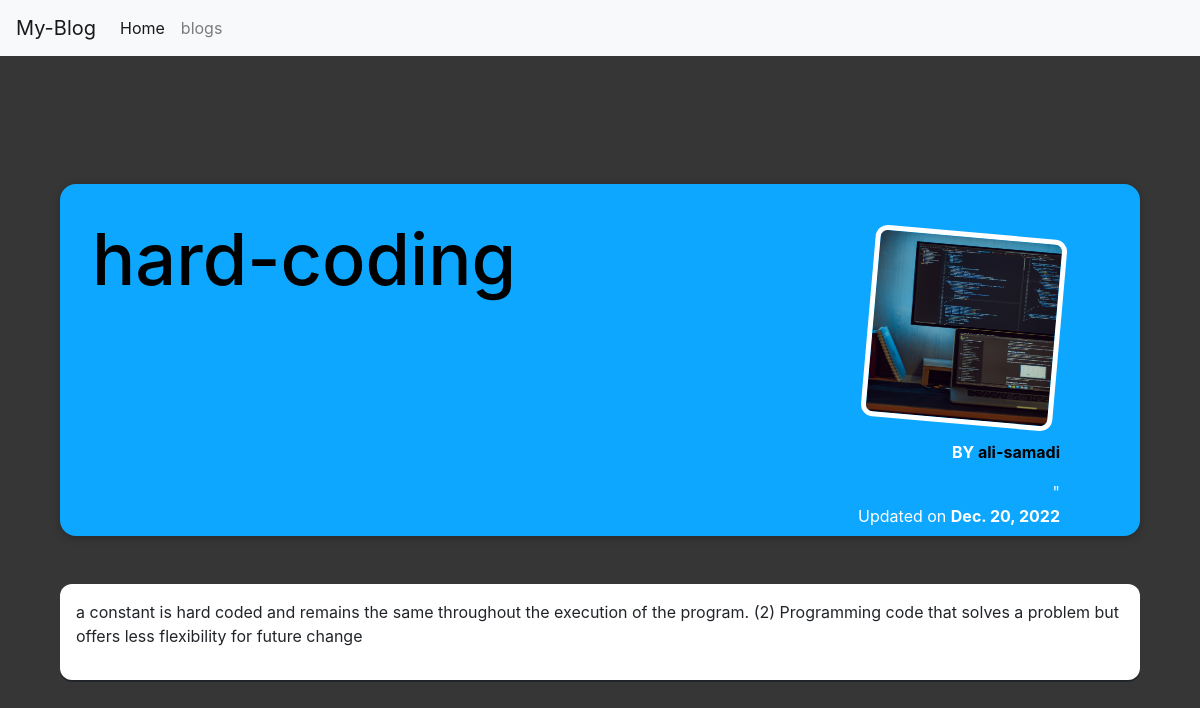
Screenshot of /posts/hard-coding with the database file from the repository.
### blog/models.py (models this page shows, shortened)
class post(models.Model):
    title = models.CharField(max_length=100)
    date = models.DateField(auto_now_add=True)
    images = models.ImageField(upload_to="blog/static/images")
    slug = models.SlugField(default="",null=False,db_index=True,blank=True)
    content = models.TextField()
    author_post = models.ForeignKey(Author,null=True,on_delete=models.CASCADE)
    tag = models.ManyToManyField(tag)
    class Meta:
        verbose_name = 'post-descriptions'

class Author(models.Model):
    first_name = models.CharField(max_length=100)
    last_name = models.CharField(max_length=100)
    email = models.CharField(max_length=100)
    def __str__(self):
        return f"{self.first_name}-{self.last_name}"

### blog/views.py (the view)
# urls.py: path("posts/<slug:slug>",views.full_post, name = "full-post")
def full_post(request,slug):
    identified =post.objects.get(slug=slug)
    try:
        return render(request,"blog/post_detail.html",{
       "match": identified
})
    except ValueError() :
        return  render(request,"404.html")

### blog/templates/blog/post_detail.html (shortened to what this page needs)
{% extends "core.html"%}
{% load static %}
{%block css_files %}
  <link rel="stylesheet" href= "/static/post.css"/>
  <link rel="stylesheet" href="/static/full_post.css">
{%endblock%}
{%block core_body%}
  <section id="summary">
    <h2>{{match.slug}}</h2>
    <article>
      <img src="{{match.images.url}}" alt="{{match.title}}"/>
      <address> BY <a href = "mailto:{{match.author_post.email}}">{{match.author_post}}</a></address>"
      <div> Updated on <time>{{match.date}}</time> </div>
    </article>
  </section>
  <main>
    <p>
      {{match.content}}
      </p>
{%endblock%}

### static/style.css (style rules this page uses)
* { box-sizing: border-box; }
h1, h2, h3 { font-family: 'Lato', sans-serif; font-weight: bold; }

### static/full_post.css (style rules this page uses)
body { background-color: rgb(54, 54, 54); }
#summary { margin: 8rem auto 3rem auto; padding: 2rem; width: 90%; max-width: 90rem; border-radius: 16px; background-color: #0ea7ff; position: relative; box-shadow: 0 2px 8px rgba(0, 0, 0, 0.25); height: 22rem; }
#summary h2 { color: rgb(0, 0, 0); font-size: 4.5rem; }
#summary a { color: rgb(0, 0, 0); }
#summary article { position: absolute; top: 2rem; right: 3rem; padding: 1rem 2rem; border-radius: 12px; text-align: right; color: white; }
#summary article img { width: 12rem; height: 12rem; border-radius: 12px; transform: rotateZ(5deg); border: 5px solid white; margin-bottom: 1rem; }
#summary address { font-weight: bold; }
#summary time { font-weight: bold; }
main { width: 90%; max-width: 90rem; margin: 3rem auto; background-color: white; padding: 1rem; border-radius: 12px; box-shadow: 0 2px }

### rows the page displays
post: slug "hard-coding", images (picture), author_post "ali-samadi", date "Dec. 20, 2022", content "a constant is hard coded and remains the same throughout the execution of the program. (2) Programming code that solves a problem but offers less flexibility for future change"
